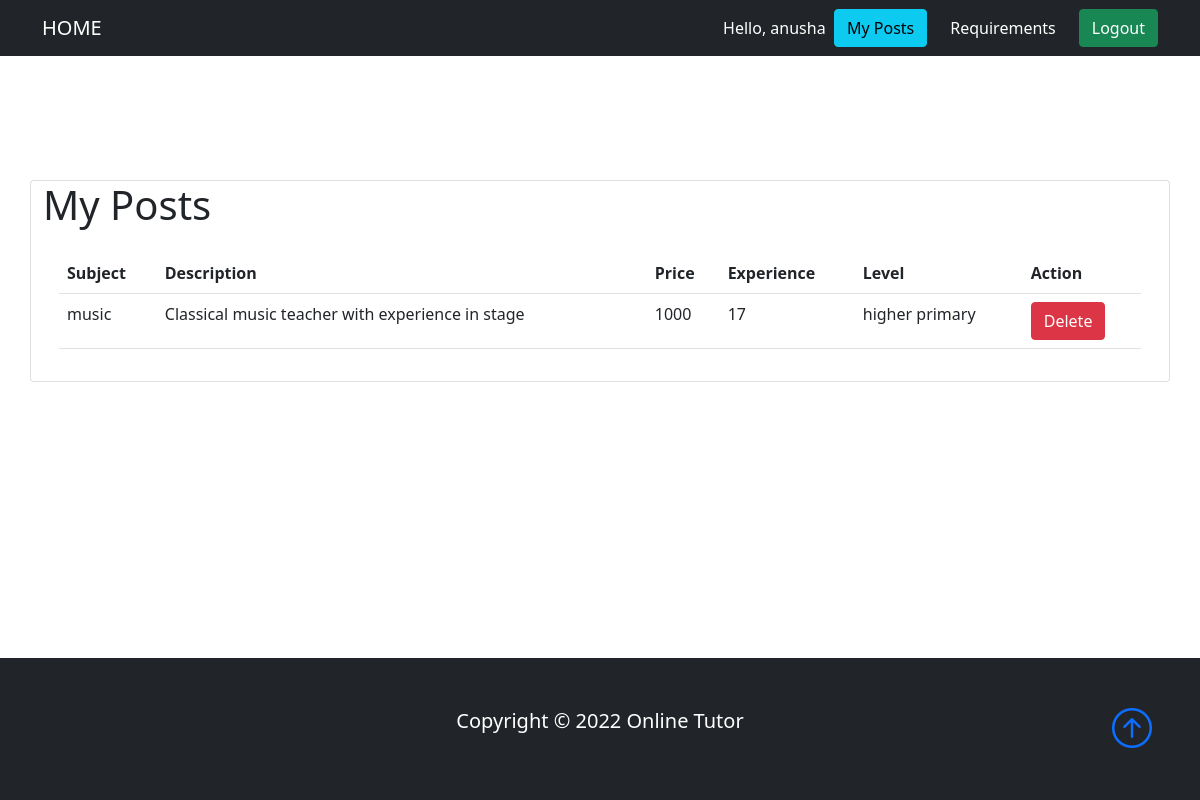
Page /mypost/ (signed in) on the committed database.
### hiring/models.py (models this page shows, shortened)
class TimestampModel(models.Model):
    created_Date = models.DateTimeField(("created_date"), auto_now_add=True)
    updated_Date = models.DateTimeField(("updated_date"), auto_now=True)
    class Meta:
        abstract=True #This model will not be used to create any database table

class TutorPost(TimestampModel):
    category=(
        ('lower primary','lower primary'),
        ('higher primary','higher primary'),
        ('high school','high school'),
        ('graduation','graduation'),
    )
    tutor = models.ForeignKey(Tutor, on_delete=models.CASCADE)
    subject=models.CharField(max_length=200,null=True)
    level= models.CharField(max_length=200,null=True, choices=category)
    description=models.CharField(max_length=2000,null=True)
    salary=models.IntegerField(null=True)
    experience=models.IntegerField(null=True)

### hiring/views.py (the view)
# urls.py: path('mypost/', mypost, name='mypost'),
def mypost(request):
    if  request.user.is_authenticated and not request.user.is_superuser:
        post=TutorPost.objects.filter(tutor__name=request.user.username)
        context={
                'myposts':post,
            }
        return render(request,'myposts.html', context)

### hiring/templates/myposts.html
{% extends 'main.html' %} {% load static%} {% block content %}
<br />
<br />
<br />
<br />
<div class="container card">
  <h1>My Posts</h1>
  <div class="card-body">
    <table class="table table-hover">
      <tr>
        <th>Subject</th>
        <th>Description</th>
        <th>Price</th>
        <th>Experience</th>
        <th>Level</th>
        <th>Action</th>
      </tr>
      {% for c in myposts %}
      <tr>
        <td>{{c.subject}}</td>
        <td>{{c.description}}</td>
        <td>{{c.salary}}</td>
        <td>{{c.experience}}</td>
        <td>{{c.level}}</td>
        <td>
          <a class="user btn btn-danger" href="{% url 'deletepost' c.id %}"
            >Delete</a
          >
        </td>
      </tr>
      {% endfor %}
    </table>
  </div>
</div>
{% include 'footer.html' %} {% endblock %}

### hiring/templates/navbar.html (shortened to what this page needs)
<head>
</head>
<nav class="navbar navbar-expand-lg bg-dark navbar-dark fixed-top">
  <div class= "container">
  <a class="navbar-brand" href="{% url 'home' %}">HOME</a>
  {% if request.user.is_authenticated and not request.user.is_superuser %}
  <span class="user">Hello, {{request.user}} &nbsp;</span>
  <span
    >
     <a class="user btn btn-info" href="{% url 'mypost' %}"> My Posts</a></span
  >
  <li>
    <a class="user" href="{% url 'requirements' %}"> Requirements</a></span
  </li>
  <li>
    <a class="user btn btn-success" href="{% url 'logout' %}"> Logout</a></span
  </li>
  {% endif %}
</nav>

### hiring/static/styles.css (style rules this page uses)
body::before { display: block; content: ""; height: 60px; }

### hiring/templates/navbar.html (style rules this page uses)
.user { color: white; text-decoration: none; }

### rows in the picture
TutorPost: subject "music", description "Classical music teacher with experience in stage", salary "1000", experience "17", level "higher primary"

### other values in the picture
{{ request.user }} "anusha"
